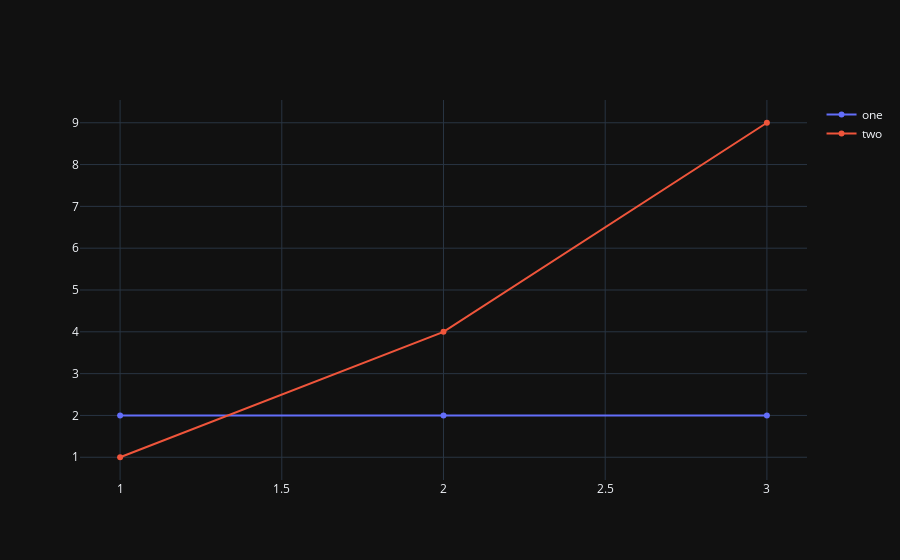

This figure's notebook cell:
### Code cell
import plotly.graph_objects as go

fig = go.Figure()
x = go.Scatter(
    x=[1, 2, 3],
    y=[2, 2, 2],
    name='one'
)
x = fig.add_trace(x)

fig.add_trace(go.Scatter(
    x=[1, 2, 3],
    y=[1, 4, 9],
    name='two'
))

fig.show()

### Figure 1 — Plotly figure (JSON) as saved in the notebook; plotly's stock layout.template omitted (floating-point values rounded to 4 significant figures)
{"data": [{"name": "one", "x": [1, 2, 3], "y": [2, 2, 2], "type": "scatter"}, {"name": "two", "x": [1, 2, 3], "y": [1, 4, 9], "type": "scatter"}], "layout": {}}
